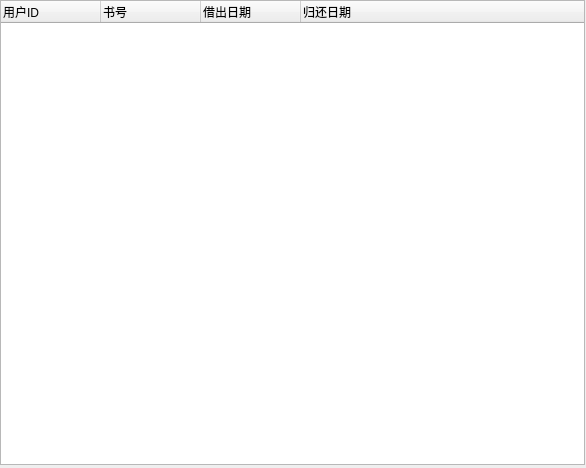
<?xml version="1.0" encoding="UTF-8"?>
<ui version="4.0">
 <class>BookRecordsForm</class>
 <widget class="QWidget" name="BookRecordsForm">
  <property name="geometry">
   <rect>
    <x>0</x>
    <y>0</y>
    <width>586</width>
    <height>468</height>
   </rect>
  </property>
  <property name="windowTitle">
   <string>Form</string>
  </property>
  <widget class="QTreeWidget" name="treeWidget">
   <property name="geometry">
    <rect>
     <x>0</x>
     <y>0</y>
     <width>585</width>
     <height>465</height>
    </rect>
   </property>
   <column>
    <property name="text">
     <string>用户ID</string>
    </property>
   </column>
   <column>
    <property name="text">
     <string>书号</string>
    </property>
   </column>
   <column>
    <property name="text">
     <string>借出日期</string>
    </property>
   </column>
   <column>
    <property name="text">
     <string>归还日期</string>
    </property>
   </column>
  </widget>
 </widget>
 <resources/>
 <connections/>
</ui>
